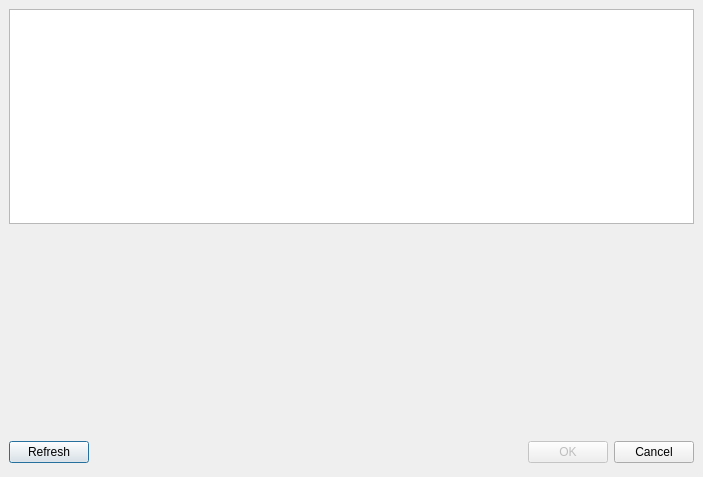
<ui version="4.0" >
 <class>Dialog</class>
 <widget class="QDialog" name="Dialog" >
  <property name="enabled" >
   <bool>true</bool>
  </property>
  <property name="geometry" >
   <rect>
    <x>0</x>
    <y>0</y>
    <width>703</width>
    <height>477</height>
   </rect>
  </property>
  <property name="windowTitle" >
   <string>Choose MSX Machine</string>
  </property>
  <layout class="QGridLayout" >
   <property name="margin" >
    <number>9</number>
   </property>
   <property name="spacing" >
    <number>6</number>
   </property>
   <item row="0" column="0" >
    <layout class="QVBoxLayout" >
     <property name="spacing" >
      <number>6</number>
     </property>
     <property name="margin" >
      <number>0</number>
     </property>
     <item>
      <widget class="QTableView" name="machineTable" >
       <property name="verticalScrollBarPolicy" >
        <enum>Qt::ScrollBarAsNeeded</enum>
       </property>
       <property name="alternatingRowColors" >
        <bool>true</bool>
       </property>
       <property name="selectionMode" >
        <enum>QAbstractItemView::SingleSelection</enum>
       </property>
       <property name="selectionBehavior" >
        <enum>QAbstractItemView::SelectRows</enum>
       </property>
      </widget>
     </item>
     <item>
      <widget class="Slideshow" native="1" name="slideshowWidget" >
       <property name="enabled" >
        <bool>true</bool>
       </property>
       <property name="sizePolicy" >
        <sizepolicy vsizetype="Preferred" hsizetype="Expanding" >
         <horstretch>0</horstretch>
         <verstretch>0</verstretch>
        </sizepolicy>
       </property>
       <property name="minimumSize" >
        <size>
         <width>300</width>
         <height>200</height>
        </size>
       </property>
      </widget>
     </item>
     <item>
      <layout class="QHBoxLayout" >
       <property name="spacing" >
        <number>6</number>
       </property>
       <property name="margin" >
        <number>0</number>
       </property>
       <item>
        <widget class="QPushButton" name="refreshButton" >
         <property name="toolTip" >
          <string>Refresh the list of machines</string>
         </property>
         <property name="text" >
          <string>Refresh</string>
         </property>
        </widget>
       </item>
       <item>
        <spacer>
         <property name="orientation" >
          <enum>Qt::Horizontal</enum>
         </property>
         <property name="sizeHint" stdset="0" >
          <size>
           <width>383</width>
           <height>32</height>
          </size>
         </property>
        </spacer>
       </item>
       <item>
        <widget class="QPushButton" name="okButton" >
         <property name="enabled" >
          <bool>false</bool>
         </property>
         <property name="toolTip" >
          <string>Confirm new selection</string>
         </property>
         <property name="text" >
          <string>OK</string>
         </property>
        </widget>
       </item>
       <item>
        <widget class="QPushButton" name="cancelButton" >
         <property name="toolTip" >
          <string>Keep previous selection</string>
         </property>
         <property name="text" >
          <string>Cancel</string>
         </property>
        </widget>
       </item>
      </layout>
     </item>
    </layout>
   </item>
  </layout>
 </widget>
 <customwidgets>
  <customwidget>
   <class>Slideshow</class>
   <extends>QWidget</extends>
   <header>slideshow.h</header>
   <container>1</container>
  </customwidget>
 </customwidgets>
 <resources/>
 <connections>
  <connection>
   <sender>okButton</sender>
   <signal>clicked()</signal>
   <receiver>Dialog</receiver>
   <slot>accept()</slot>
   <hints>
    <hint type="sourcelabel" >
     <x>600</x>
     <y>399</y>
    </hint>
    <hint type="destinationlabel" >
     <x>96</x>
     <y>254</y>
    </hint>
   </hints>
  </connection>
  <connection>
   <sender>cancelButton</sender>
   <signal>clicked()</signal>
   <receiver>Dialog</receiver>
   <slot>reject()</slot>
   <hints>
    <hint type="sourcelabel" >
     <x>691</x>
     <y>399</y>
    </hint>
    <hint type="destinationlabel" >
     <x>179</x>
     <y>282</y>
    </hint>
   </hints>
  </connection>
  <connection>
   <sender>machineTable</sender>
   <signal>activated(QModelIndex)</signal>
   <receiver>Dialog</receiver>
   <slot>accept()</slot>
   <hints>
    <hint type="sourcelabel" >
     <x>350</x>
     <y>197</y>
    </hint>
    <hint type="destinationlabel" >
     <x>350</x>
     <y>217</y>
    </hint>
   </hints>
  </connection>
 </connections>
</ui>
